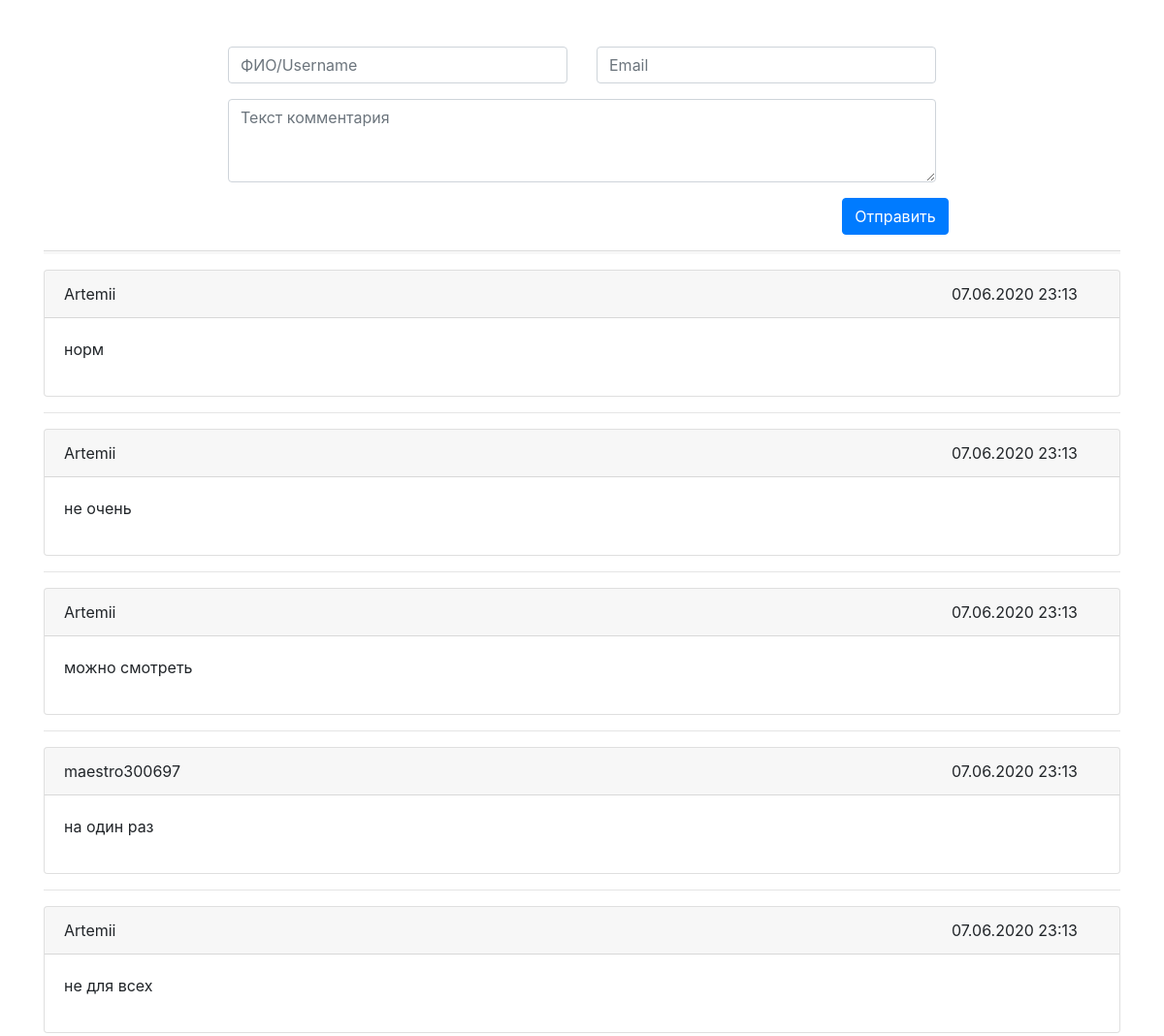
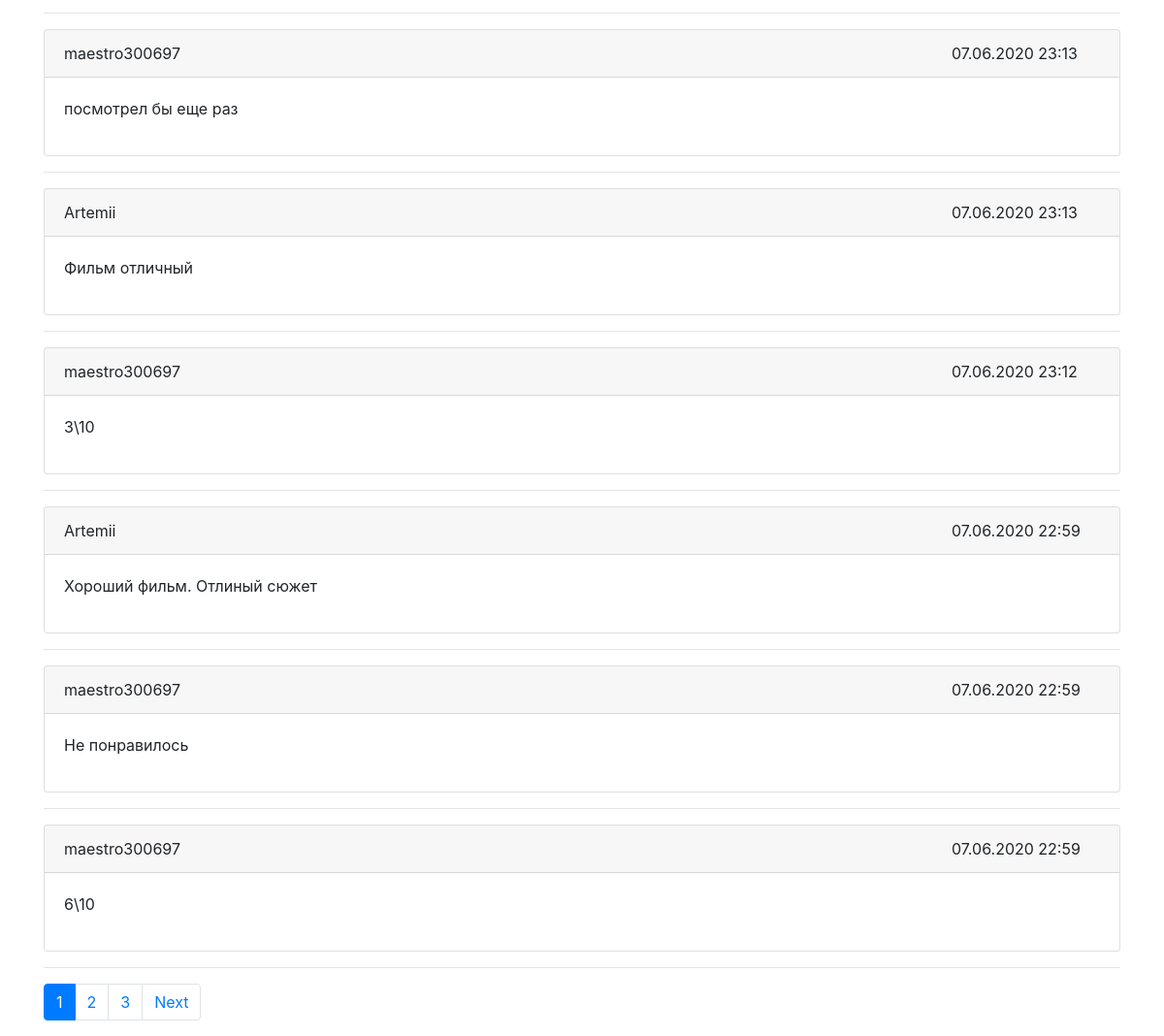
The page / on the database its author committed (2 pictures, top to bottom).
### tables this page shows
CREATE TABLE `comment` (
  `id` bigint(20) NOT NULL,
  `content` text NOT NULL,
  `user_id` bigint(20) NOT NULL,
  `create_at` timestamp NOT NULL DEFAULT CURRENT_TIMESTAMP,
  `update_at` timestamp NULL DEFAULT CURRENT_TIMESTAMP ON UPDATE CURRENT_TIMESTAMP
);

CREATE TABLE `users` (
  `id` bigint(20) NOT NULL,
  `email` varchar(255) NOT NULL,
  `username` varchar(255) NOT NULL
);

### application/controllers/Comment.php (called while the page is built, shortened)
<?php
class Comment extends CI_Controller
{
    public function index()
    {
        $this->load->model('comment_model');
        $data['comments'] = $this->comment_model->getCommentsWithUsers();
        if (!empty($data['comments'])) {
            $this->load->library('pagination');
            $this->pagination->setBaseUrl(base_url());
            $this->pagination->setTotalElements(count($data['comments']));
            $this->pagination->setElementsForShow(5);
            $this->pagination->setNumLinks(3);
            $this->pagination->setPath('index.php/comment/pagination/');
            $this->pagination->setCurPage(1);
            $data['links'] = $this->pagination->createLinks();
        }
        $this->load->view('comment', $data);
    }
}

### index.php (called while the page is built, shortened)
<?php
require_once BASEPATH.'core/CodeIgniter.php';

### application/models/Comment_model.php (called while the page is built, shortened)
<?php
class Comment_model extends CI_Model
{
    public function getCommentsWithUsers(){
        $query = $this->db->query('
                    SELECT * FROM comment
                    LEFT JOIN users on comment.user_id = users.id
                    ORDER BY comment.create_at DESC
            ');
        if(!empty($query->result())){
            return $query->result();
        }
        return null;
    }
}

### application/views/comment.php (the view, shortened to what this page needs)
<!DOCTYPE html>
<html lang="en">
<head>
    <link rel="stylesheet" href="https://stackpath.bootstrapcdn.com/bootstrap/4.5.0/css/bootstrap.min.css">
</head>
<body>
<div class="container mt-5">
    <div class="row">
        <div class="col-2">
        </div>
        <div class="col-8">
            <form>
                <div class="row">
                    <div class="col">
                        <input type="text" class="form-control" id="username" name="username" placeholder="ФИО/Username">
                    </div>
                    <div class="col">
                        <input type="email" class="form-control" id="email" name="email" placeholder="Email">
                    </div>
                </div>
                <div class="row mt-3">
                    <div class="col">
                        <div class="form-group">
                            <textarea class="form-control" name="commentArea" id="commentArea" rows="3" placeholder="Текст комментария"></textarea>
                        </div>
                    </div>
                </div>
                <div class="row">
                    <div class="col-10"></div>
                    <div class="col-2">
                        <button type="submit" class="btn btn-primary">Отправить</button>
                    </div>
                </div>
            </form>
        </div>
        <div class="col-2">
        </div>
    </div>
    <hr style="width: 100%; color: #f7f7f7; height: 3px; background-color:#f7f7f7;">
    <?php
    foreach ($comments as $comment) {
        ?>
        <div class="card">
            <div class="card-header">
                <div class="row">
                    <div class="col-2"><?= $comment->username ?></div>
                    <div class="col-8"></div>
                    <div class="col-2 float-right"><?= date("d.m.Y H:i", strtotime($comment->create_at)); ?></div>
                </div>
            </div>
            <div class="card-body">
                <p><?= $comment->content ?></p>
            </div>
        </div>
        <hr>
        <?php
    }
    ?>
    <?=$links?>
</div>
</body>
</html>

### rows shown on the page
comment: user.username "Artemii", create_at "07.06.2020 23:13", content "норм"
comment: user.username "Artemii", create_at "07.06.2020 23:13", content "не очень"
comment: user.username "Artemii", create_at "07.06.2020 23:13", content "можно смотреть"
comment: user.username "maestro300697", create_at "07.06.2020 23:13", content "на один раз"
comment: user.username "Artemii", create_at "07.06.2020 23:13", content "не для всех"
comment: user.username "maestro300697", create_at "07.06.2020 23:13", content "посмотрел бы еще раз"
comment: user.username "Artemii", create_at "07.06.2020 23:13", content "Фильм отличный"
comment: user.username "maestro300697", create_at "07.06.2020 23:12", content "3\\10"
comment: user.username "Artemii", create_at "07.06.2020 22:59", content "Хороший фильм. Отлиный сюжет"
comment: user.username "maestro300697", create_at "07.06.2020 22:59", content "Не понравилось"
comment: user.username "maestro300697", create_at "07.06.2020 22:59", content "6\\10"

### other values the page prints
$links "1 2 3 Next"
